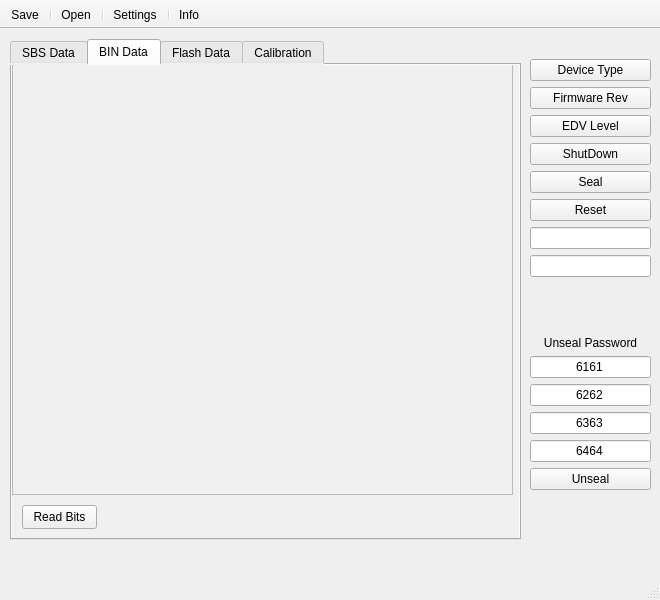
<?xml version="1.0" encoding="UTF-8"?>
<ui version="4.0">
 <class>MainWindow</class>
 <widget class="QMainWindow" name="MainWindow">
  <property name="geometry">
   <rect>
    <x>0</x>
    <y>0</y>
    <width>660</width>
    <height>600</height>
   </rect>
  </property>
  <property name="sizePolicy">
   <sizepolicy hsizetype="Maximum" vsizetype="Maximum">
    <horstretch>0</horstretch>
    <verstretch>0</verstretch>
   </sizepolicy>
  </property>
  <property name="minimumSize">
   <size>
    <width>660</width>
    <height>600</height>
   </size>
  </property>
  <property name="maximumSize">
   <size>
    <width>660</width>
    <height>600</height>
   </size>
  </property>
  <property name="windowTitle">
   <string>MainWindow</string>
  </property>
  <property name="autoFillBackground">
   <bool>false</bool>
  </property>
  <widget class="QWidget" name="centralwidget">
   <widget class="QTabWidget" name="tabWidget">
    <property name="geometry">
     <rect>
      <x>10</x>
      <y>10</y>
      <width>511</width>
      <height>501</height>
     </rect>
    </property>
    <property name="sizePolicy">
     <sizepolicy hsizetype="Maximum" vsizetype="Maximum">
      <horstretch>0</horstretch>
      <verstretch>0</verstretch>
     </sizepolicy>
    </property>
    <property name="palette">
     <palette>
      <active>
       <colorrole role="Button">
        <brush brushstyle="SolidPattern">
         <color alpha="255">
          <red>240</red>
          <green>240</green>
          <blue>240</blue>
         </color>
        </brush>
       </colorrole>
       <colorrole role="Base">
        <brush brushstyle="SolidPattern">
         <color alpha="255">
          <red>240</red>
          <green>240</green>
          <blue>240</blue>
         </color>
        </brush>
       </colorrole>
       <colorrole role="Window">
        <brush brushstyle="SolidPattern">
         <color alpha="255">
          <red>240</red>
          <green>240</green>
          <blue>240</blue>
         </color>
        </brush>
       </colorrole>
       <colorrole role="Highlight">
        <brush brushstyle="SolidPattern">
         <color alpha="255">
          <red>0</red>
          <green>255</green>
          <blue>127</blue>
         </color>
        </brush>
       </colorrole>
      </active>
      <inactive>
       <colorrole role="Button">
        <brush brushstyle="SolidPattern">
         <color alpha="255">
          <red>240</red>
          <green>240</green>
          <blue>240</blue>
         </color>
        </brush>
       </colorrole>
       <colorrole role="Base">
        <brush brushstyle="SolidPattern">
         <color alpha="255">
          <red>240</red>
          <green>240</green>
          <blue>240</blue>
         </color>
        </brush>
       </colorrole>
       <colorrole role="Window">
        <brush brushstyle="SolidPattern">
         <color alpha="255">
          <red>240</red>
          <green>240</green>
          <blue>240</blue>
         </color>
        </brush>
       </colorrole>
       <colorrole role="Highlight">
        <brush brushstyle="SolidPattern">
         <color alpha="255">
          <red>0</red>
          <green>255</green>
          <blue>127</blue>
         </color>
        </brush>
       </colorrole>
      </inactive>
      <disabled>
       <colorrole role="Button">
        <brush brushstyle="SolidPattern">
         <color alpha="255">
          <red>240</red>
          <green>240</green>
          <blue>240</blue>
         </color>
        </brush>
       </colorrole>
       <colorrole role="Base">
        <brush brushstyle="SolidPattern">
         <color alpha="255">
          <red>240</red>
          <green>240</green>
          <blue>240</blue>
         </color>
        </brush>
       </colorrole>
       <colorrole role="Window">
        <brush brushstyle="SolidPattern">
         <color alpha="255">
          <red>240</red>
          <green>240</green>
          <blue>240</blue>
         </color>
        </brush>
       </colorrole>
       <colorrole role="Highlight">
        <brush brushstyle="SolidPattern">
         <color alpha="255">
          <red>0</red>
          <green>255</green>
          <blue>127</blue>
         </color>
        </brush>
       </colorrole>
      </disabled>
     </palette>
    </property>
    <property name="styleSheet">
     <string notr="true">selection-background-color: rgb(0, 255, 127);
background-color: rgb(240, 240, 240);</string>
    </property>
    <property name="currentIndex">
     <number>1</number>
    </property>
    <widget class="QWidget" name="tab_1">
     <attribute name="title">
      <string>SBS Data</string>
     </attribute>
     <widget class="QTableWidget" name="tableWidget_2">
      <property name="geometry">
       <rect>
        <x>0</x>
        <y>0</y>
        <width>501</width>
        <height>431</height>
       </rect>
      </property>
      <property name="frameShape">
       <enum>QFrame::WinPanel</enum>
      </property>
     </widget>
     <widget class="QPushButton" name="readSMB">
      <property name="geometry">
       <rect>
        <x>10</x>
        <y>440</y>
        <width>91</width>
        <height>24</height>
       </rect>
      </property>
      <property name="text">
       <string>Read Data</string>
      </property>
      <property name="icon">
       <iconset theme=":/icons/datadownload.ico">
        <normaloff>.</normaloff>.</iconset>
      </property>
     </widget>
    </widget>
    <widget class="QWidget" name="tab_2">
     <attribute name="title">
      <string>BIN Data</string>
     </attribute>
     <widget class="QScrollArea" name="scrollArea">
      <property name="geometry">
       <rect>
        <x>0</x>
        <y>-1</y>
        <width>501</width>
        <height>431</height>
       </rect>
      </property>
      <property name="verticalScrollBarPolicy">
       <enum>Qt::ScrollBarAsNeeded</enum>
      </property>
      <property name="sizeAdjustPolicy">
       <enum>QAbstractScrollArea::AdjustIgnored</enum>
      </property>
      <property name="widgetResizable">
       <bool>true</bool>
      </property>
      <widget class="QWidget" name="scrollAreaWidgetContents_2">
       <property name="geometry">
        <rect>
         <x>0</x>
         <y>0</y>
         <width>499</width>
         <height>429</height>
        </rect>
       </property>
       <widget class="QWidget" name="verticalLayoutWidget_2">
        <property name="geometry">
         <rect>
          <x>9</x>
          <y>9</y>
          <width>481</width>
          <height>411</height>
         </rect>
        </property>
        <layout class="QVBoxLayout" name="verticalLayout_2"/>
       </widget>
      </widget>
     </widget>
     <widget class="QPushButton" name="readBits">
      <property name="geometry">
       <rect>
        <x>10</x>
        <y>440</y>
        <width>75</width>
        <height>24</height>
       </rect>
      </property>
      <property name="text">
       <string>Read Bits</string>
      </property>
     </widget>
    </widget>
    <widget class="QWidget" name="tab_3">
     <attribute name="title">
      <string>Flash Data</string>
     </attribute>
     <widget class="QTableWidget" name="tableWidget">
      <property name="geometry">
       <rect>
        <x>0</x>
        <y>0</y>
        <width>501</width>
        <height>431</height>
       </rect>
      </property>
      <property name="sizePolicy">
       <sizepolicy hsizetype="Maximum" vsizetype="Maximum">
        <horstretch>0</horstretch>
        <verstretch>0</verstretch>
       </sizepolicy>
      </property>
      <property name="frameShape">
       <enum>QFrame::WinPanel</enum>
      </property>
      <property name="frameShadow">
       <enum>QFrame::Sunken</enum>
      </property>
      <property name="autoScroll">
       <bool>false</bool>
      </property>
      <property name="editTriggers">
       <set>QAbstractItemView::DoubleClicked</set>
      </property>
      <property name="tabKeyNavigation">
       <bool>false</bool>
      </property>
      <property name="showDropIndicator" stdset="0">
       <bool>false</bool>
      </property>
      <property name="dragDropOverwriteMode">
       <bool>false</bool>
      </property>
      <property name="textElideMode">
       <enum>Qt::ElideMiddle</enum>
      </property>
      <property name="showGrid">
       <bool>true</bool>
      </property>
      <property name="gridStyle">
       <enum>Qt::SolidLine</enum>
      </property>
      <property name="cornerButtonEnabled">
       <bool>false</bool>
      </property>
      <attribute name="verticalHeaderVisible">
       <bool>false</bool>
      </attribute>
     </widget>
     <widget class="QWidget" name="horizontalLayoutWidget">
      <property name="geometry">
       <rect>
        <x>10</x>
        <y>440</y>
        <width>191</width>
        <height>31</height>
       </rect>
      </property>
      <layout class="QHBoxLayout" name="horizontalLayout">
       <item>
        <widget class="QPushButton" name="readFlash">
         <property name="text">
          <string>Read Flash</string>
         </property>
         <property name="icon">
          <iconset theme=":/icons/datadownload.ico">
           <normaloff>.</normaloff>.</iconset>
         </property>
        </widget>
       </item>
       <item>
        <widget class="QPushButton" name="writeFlash">
         <property name="text">
          <string>Write Flash</string>
         </property>
         <property name="icon">
          <iconset theme=":/icons/dataupload.ico">
           <normaloff>.</normaloff>.</iconset>
         </property>
        </widget>
       </item>
      </layout>
     </widget>
    </widget>
    <widget class="QWidget" name="tab_4">
     <attribute name="title">
      <string>Calibration</string>
     </attribute>
     <widget class="QWidget" name="verticalLayoutWidget">
      <property name="geometry">
       <rect>
        <x>11</x>
        <y>10</y>
        <width>492</width>
        <height>451</height>
       </rect>
      </property>
      <layout class="QVBoxLayout" name="verticalLayout">
       <item>
        <spacer name="verticalSpacer_3">
         <property name="orientation">
          <enum>Qt::Vertical</enum>
         </property>
         <property name="sizeHint" stdset="0">
          <size>
           <width>20</width>
           <height>40</height>
          </size>
         </property>
        </spacer>
       </item>
       <item>
        <widget class="QGroupBox" name="groupBox_3">
         <property name="sizePolicy">
          <sizepolicy hsizetype="Minimum" vsizetype="Maximum">
           <horstretch>0</horstretch>
           <verstretch>0</verstretch>
          </sizepolicy>
         </property>
         <property name="minimumSize">
          <size>
           <width>490</width>
           <height>100</height>
          </size>
         </property>
         <property name="font">
          <font>
           <bold>false</bold>
          </font>
         </property>
         <property name="title">
          <string>Temperature Calibration</string>
         </property>
         <property name="alignment">
          <set>Qt::AlignLeading|Qt::AlignLeft|Qt::AlignVCenter</set>
         </property>
         <property name="flat">
          <bool>false</bool>
         </property>
         <property name="checkable">
          <bool>false</bool>
         </property>
         <widget class="QWidget" name="gridLayoutWidget_3">
          <property name="geometry">
           <rect>
            <x>10</x>
            <y>20</y>
            <width>471</width>
            <height>72</height>
           </rect>
          </property>
          <layout class="QGridLayout" name="gridLayout_3">
           <property name="sizeConstraint">
            <enum>QLayout::SetDefaultConstraint</enum>
           </property>
           <item row="1" column="7">
            <widget class="QPushButton" name="writeTemperature">
             <property name="text">
              <string>Write</string>
             </property>
            </widget>
           </item>
           <item row="1" column="2">
            <widget class="QLabel" name="label_12">
             <property name="minimumSize">
              <size>
               <width>19</width>
               <height>0</height>
              </size>
             </property>
             <property name="text">
              <string>°C</string>
             </property>
            </widget>
           </item>
           <item row="1" column="1">
            <widget class="QLineEdit" name="lineMeasuredTemperature">
             <property name="maximumSize">
              <size>
               <width>16777215</width>
               <height>16777215</height>
              </size>
             </property>
             <property name="baseSize">
              <size>
               <width>100</width>
               <height>0</height>
              </size>
             </property>
             <property name="styleSheet">
              <string notr="true">background-color: rgb(255, 255, 255);</string>
             </property>
             <property name="text">
              <string/>
             </property>
             <property name="alignment">
              <set>Qt::AlignCenter</set>
             </property>
            </widget>
           </item>
           <item row="0" column="4">
            <widget class="QLabel" name="label_13">
             <property name="text">
              <string>Enter actual
temperature</string>
             </property>
             <property name="alignment">
              <set>Qt::AlignBottom|Qt::AlignHCenter</set>
             </property>
            </widget>
           </item>
           <item row="1" column="4">
            <widget class="QLineEdit" name="lineActualTemperature">
             <property name="styleSheet">
              <string notr="true">background-color: rgb(255, 255, 255);</string>
             </property>
             <property name="alignment">
              <set>Qt::AlignCenter</set>
             </property>
            </widget>
           </item>
           <item row="1" column="6">
            <spacer name="horizontalSpacer_6">
             <property name="orientation">
              <enum>Qt::Horizontal</enum>
             </property>
             <property name="sizeHint" stdset="0">
              <size>
               <width>40</width>
               <height>20</height>
              </size>
             </property>
            </spacer>
           </item>
           <item row="0" column="1">
            <widget class="QLabel" name="label_15">
             <property name="text">
              <string>Measured
 temperature</string>
             </property>
             <property name="alignment">
              <set>Qt::AlignBottom|Qt::AlignHCenter</set>
             </property>
            </widget>
           </item>
           <item row="1" column="5">
            <widget class="QLabel" name="label_14">
             <property name="minimumSize">
              <size>
               <width>19</width>
               <height>0</height>
              </size>
             </property>
             <property name="text">
              <string>°C</string>
             </property>
            </widget>
           </item>
           <item row="1" column="3">
            <spacer name="horizontalSpacer_5">
             <property name="orientation">
              <enum>Qt::Horizontal</enum>
             </property>
             <property name="sizeHint" stdset="0">
              <size>
               <width>40</width>
               <height>20</height>
              </size>
             </property>
            </spacer>
           </item>
           <item row="1" column="0">
            <spacer name="horizontalSpacer_7">
             <property name="orientation">
              <enum>Qt::Horizontal</enum>
             </property>
             <property name="sizeHint" stdset="0">
              <size>
               <width>125</width>
               <height>20</height>
              </size>
             </property>
            </spacer>
           </item>
          </layout>
         </widget>
        </widget>
       </item>
       <item>
        <spacer name="verticalSpacer_7">
         <property name="orientation">
          <enum>Qt::Vertical</enum>
         </property>
         <property name="sizeHint" stdset="0">
          <size>
           <width>20</width>
           <height>40</height>
          </size>
         </property>
        </spacer>
       </item>
       <item>
        <widget class="QGroupBox" name="groupBox_2">
         <property name="sizePolicy">
          <sizepolicy hsizetype="Minimum" vsizetype="Maximum">
           <horstretch>0</horstretch>
           <verstretch>0</verstretch>
          </sizepolicy>
         </property>
         <property name="minimumSize">
          <size>
           <width>490</width>
           <height>100</height>
          </size>
         </property>
         <property name="font">
          <font>
           <bold>false</bold>
          </font>
         </property>
         <property name="title">
          <string>Voltage Calibration</string>
         </property>
         <property name="alignment">
          <set>Qt::AlignLeading|Qt::AlignLeft|Qt::AlignVCenter</set>
         </property>
         <property name="flat">
          <bool>false</bool>
         </property>
         <property name="checkable">
          <bool>false</bool>
         </property>
         <widget class="QWidget" name="gridLayoutWidget_2">
          <property name="geometry">
           <rect>
            <x>10</x>
            <y>20</y>
            <width>471</width>
            <height>72</height>
           </rect>
          </property>
          <layout class="QGridLayout" name="gridLayout_2">
           <property name="sizeConstraint">
            <enum>QLayout::SetDefaultConstraint</enum>
           </property>
           <item row="0" column="1">
            <widget class="QLabel" name="label_10">
             <property name="text">
              <string>Measured voltage</string>
             </property>
             <property name="alignment">
              <set>Qt::AlignBottom|Qt::AlignHCenter</set>
             </property>
            </widget>
           </item>
           <item row="1" column="1">
            <widget class="QLineEdit" name="lineMeasuredVoltage">
             <property name="styleSheet">
              <string notr="true">background-color: rgb(255, 255, 255);</string>
             </property>
             <property name="alignment">
              <set>Qt::AlignCenter</set>
             </property>
            </widget>
           </item>
           <item row="1" column="4">
            <widget class="QLineEdit" name="lineActualVoltage">
             <property name="styleSheet">
              <string notr="true">background-color: rgb(255, 255, 255);</string>
             </property>
             <property name="alignment">
              <set>Qt::AlignCenter</set>
             </property>
            </widget>
           </item>
           <item row="1" column="7">
            <widget class="QPushButton" name="writeVoltage">
             <property name="text">
              <string>Write</string>
             </property>
            </widget>
           </item>
           <item row="1" column="3">
            <spacer name="horizontalSpacer_3">
             <property name="orientation">
              <enum>Qt::Horizontal</enum>
             </property>
             <property name="sizeHint" stdset="0">
              <size>
               <width>40</width>
               <height>20</height>
              </size>
             </property>
            </spacer>
           </item>
           <item row="1" column="2">
            <widget class="QLabel" name="label_7">
             <property name="minimumSize">
              <size>
               <width>19</width>
               <height>0</height>
              </size>
             </property>
             <property name="text">
              <string>mV</string>
             </property>
            </widget>
           </item>
           <item row="1" column="6">
            <spacer name="horizontalSpacer_4">
             <property name="orientation">
              <enum>Qt::Horizontal</enum>
             </property>
             <property name="sizeHint" stdset="0">
              <size>
               <width>40</width>
               <height>20</height>
              </size>
             </property>
            </spacer>
           </item>
           <item row="1" column="5">
            <widget class="QLabel" name="label_9">
             <property name="minimumSize">
              <size>
               <width>19</width>
               <height>0</height>
              </size>
             </property>
             <property name="text">
              <string>mV</string>
             </property>
            </widget>
           </item>
           <item row="0" column="4">
            <widget class="QLabel" name="label_8">
             <property name="text">
              <string>Enter actual voltage</string>
             </property>
             <property name="alignment">
              <set>Qt::AlignBottom|Qt::AlignHCenter</set>
             </property>
            </widget>
           </item>
           <item row="1" column="0">
            <widget class="QLabel" name="label_11">
             <property name="text">
              <string>and no current
is flowing</string>
             </property>
             <property name="alignment">
              <set>Qt::AlignLeading|Qt::AlignLeft|Qt::AlignTop</set>
             </property>
            </widget>
           </item>
           <item row="0" column="0">
            <widget class="QLabel" name="label_17">
             <property name="text">
              <string>Insure that battery
voltage is stable</string>
             </property>
             <property name="alignment">
              <set>Qt::AlignBottom|Qt::AlignLeading|Qt::AlignLeft</set>
             </property>
            </widget>
           </item>
          </layout>
         </widget>
        </widget>
       </item>
       <item>
        <spacer name="verticalSpacer_6">
         <property name="orientation">
          <enum>Qt::Vertical</enum>
         </property>
         <property name="sizeHint" stdset="0">
          <size>
           <width>20</width>
           <height>40</height>
          </size>
         </property>
        </spacer>
       </item>
       <item>
        <widget class="QGroupBox" name="groupBox">
         <property name="sizePolicy">
          <sizepolicy hsizetype="Minimum" vsizetype="Maximum">
           <horstretch>0</horstretch>
           <verstretch>0</verstretch>
          </sizepolicy>
         </property>
         <property name="minimumSize">
          <size>
           <width>490</width>
           <height>100</height>
          </size>
         </property>
         <property name="font">
          <font>
           <bold>false</bold>
          </font>
         </property>
         <property name="title">
          <string>Current Calibration</string>
         </property>
         <property name="alignment">
          <set>Qt::AlignLeading|Qt::AlignLeft|Qt::AlignVCenter</set>
         </property>
         <property name="flat">
          <bool>false</bool>
         </property>
         <property name="checkable">
          <bool>false</bool>
         </property>
         <widget class="QWidget" name="gridLayoutWidget">
          <property name="geometry">
           <rect>
            <x>10</x>
            <y>20</y>
            <width>471</width>
            <height>72</height>
           </rect>
          </property>
          <layout class="QGridLayout" name="gridLayout">
           <property name="sizeConstraint">
            <enum>QLayout::SetDefaultConstraint</enum>
           </property>
           <item row="1" column="2">
            <widget class="QLabel" name="label_5">
             <property name="text">
              <string>mA</string>
             </property>
            </widget>
           </item>
           <item row="1" column="1">
            <widget class="QLineEdit" name="lineMeasuredCurrent">
             <property name="styleSheet">
              <string notr="true">background-color: rgb(255, 255, 255);</string>
             </property>
             <property name="alignment">
              <set>Qt::AlignCenter</set>
             </property>
            </widget>
           </item>
           <item row="0" column="4">
            <widget class="QLabel" name="label_4">
             <property name="text">
              <string>Enter actual current
(as negative)</string>
             </property>
             <property name="alignment">
              <set>Qt::AlignBottom|Qt::AlignHCenter</set>
             </property>
            </widget>
           </item>
           <item row="1" column="4">
            <widget class="QLineEdit" name="lineActualCurrent">
             <property name="styleSheet">
              <string notr="true">background-color: rgb(255, 255, 255);</string>
             </property>
             <property name="alignment">
              <set>Qt::AlignCenter</set>
             </property>
            </widget>
           </item>
           <item row="1" column="5">
            <widget class="QLabel" name="label_6">
             <property name="text">
              <string>mA</string>
             </property>
            </widget>
           </item>
           <item row="0" column="1">
            <widget class="QLabel" name="label_3">
             <property name="text">
              <string>Measured current</string>
             </property>
             <property name="alignment">
              <set>Qt::AlignBottom|Qt::AlignHCenter</set>
             </property>
            </widget>
           </item>
           <item row="1" column="3">
            <spacer name="horizontalSpacer">
             <property name="orientation">
              <enum>Qt::Horizontal</enum>
             </property>
             <property name="sizeHint" stdset="0">
              <size>
               <width>40</width>
               <height>20</height>
              </size>
             </property>
            </spacer>
           </item>
           <item row="1" column="7">
            <widget class="QPushButton" name="writeCurrent">
             <property name="text">
              <string>Write</string>
             </property>
            </widget>
           </item>
           <item row="1" column="0">
            <widget class="QLabel" name="label_2">
             <property name="font">
              <font>
               <bold>false</bold>
               <kerning>true</kerning>
              </font>
             </property>
             <property name="inputMethodHints">
              <set>Qt::ImhMultiLine</set>
             </property>
             <property name="text">
              <string>Apply 1-2 Ampere
discharge load</string>
             </property>
             <property name="alignment">
              <set>Qt::AlignCenter</set>
             </property>
            </widget>
           </item>
           <item row="1" column="6">
            <spacer name="horizontalSpacer_2">
             <property name="orientation">
              <enum>Qt::Horizontal</enum>
             </property>
             <property name="sizeHint" stdset="0">
              <size>
               <width>40</width>
               <height>20</height>
              </size>
             </property>
            </spacer>
           </item>
          </layout>
         </widget>
        </widget>
       </item>
       <item>
        <spacer name="verticalSpacer_4">
         <property name="orientation">
          <enum>Qt::Vertical</enum>
         </property>
         <property name="sizeHint" stdset="0">
          <size>
           <width>20</width>
           <height>40</height>
          </size>
         </property>
        </spacer>
       </item>
       <item>
        <spacer name="verticalSpacer_2">
         <property name="orientation">
          <enum>Qt::Vertical</enum>
         </property>
         <property name="sizeHint" stdset="0">
          <size>
           <width>20</width>
           <height>40</height>
          </size>
         </property>
        </spacer>
       </item>
       <item>
        <spacer name="verticalSpacer_5">
         <property name="orientation">
          <enum>Qt::Vertical</enum>
         </property>
         <property name="sizeHint" stdset="0">
          <size>
           <width>20</width>
           <height>40</height>
          </size>
         </property>
        </spacer>
       </item>
      </layout>
     </widget>
    </widget>
   </widget>
   <widget class="QWidget" name="verticalLayoutWidget_3">
    <property name="geometry">
     <rect>
      <x>530</x>
      <y>30</y>
      <width>121</width>
      <height>431</height>
     </rect>
    </property>
    <layout class="QVBoxLayout" name="verticalLayout_3">
     <item>
      <widget class="QPushButton" name="DeviceType">
       <property name="text">
        <string>Device Type</string>
       </property>
      </widget>
     </item>
     <item>
      <widget class="QPushButton" name="FirmwareRev">
       <property name="text">
        <string>Firmware Rev</string>
       </property>
      </widget>
     </item>
     <item>
      <widget class="QPushButton" name="EDVLevel">
       <property name="text">
        <string>EDV Level</string>
       </property>
      </widget>
     </item>
     <item>
      <widget class="QPushButton" name="Shutdown">
       <property name="text">
        <string>ShutDown</string>
       </property>
      </widget>
     </item>
     <item>
      <widget class="QPushButton" name="Seal">
       <property name="text">
        <string>Seal</string>
       </property>
      </widget>
     </item>
     <item>
      <widget class="QPushButton" name="Reset">
       <property name="text">
        <string>Reset</string>
       </property>
      </widget>
     </item>
     <item>
      <widget class="QLineEdit" name="CommandID"/>
     </item>
     <item>
      <widget class="QLineEdit" name="Details"/>
     </item>
     <item>
      <spacer name="verticalSpacer">
       <property name="orientation">
        <enum>Qt::Vertical</enum>
       </property>
       <property name="sizeHint" stdset="0">
        <size>
         <width>20</width>
         <height>40</height>
        </size>
       </property>
      </spacer>
     </item>
     <item>
      <widget class="QLabel" name="label">
       <property name="text">
        <string>Unseal Password</string>
       </property>
       <property name="alignment">
        <set>Qt::AlignCenter</set>
       </property>
      </widget>
     </item>
     <item>
      <widget class="QLineEdit" name="UnsealPass1">
       <property name="text">
        <string>6161</string>
       </property>
       <property name="alignment">
        <set>Qt::AlignCenter</set>
       </property>
      </widget>
     </item>
     <item>
      <widget class="QLineEdit" name="UnsealPass2">
       <property name="text">
        <string>6262</string>
       </property>
       <property name="alignment">
        <set>Qt::AlignCenter</set>
       </property>
      </widget>
     </item>
     <item>
      <widget class="QLineEdit" name="UnsealPass3">
       <property name="text">
        <string>6363</string>
       </property>
       <property name="alignment">
        <set>Qt::AlignCenter</set>
       </property>
      </widget>
     </item>
     <item>
      <widget class="QLineEdit" name="UnsealPass4">
       <property name="text">
        <string>6464</string>
       </property>
       <property name="alignment">
        <set>Qt::AlignCenter</set>
       </property>
      </widget>
     </item>
     <item>
      <widget class="QPushButton" name="Unseal">
       <property name="text">
        <string>Unseal</string>
       </property>
      </widget>
     </item>
    </layout>
   </widget>
  </widget>
  <widget class="QStatusBar" name="statusbar">
   <property name="acceptDrops">
    <bool>true</bool>
   </property>
  </widget>
  <widget class="QToolBar" name="toolBar">
   <property name="windowTitle">
    <string>toolBar</string>
   </property>
   <property name="movable">
    <bool>false</bool>
   </property>
   <property name="iconSize">
    <size>
     <width>36</width>
     <height>36</height>
    </size>
   </property>
   <property name="toolButtonStyle">
    <enum>Qt::ToolButtonFollowStyle</enum>
   </property>
   <attribute name="toolBarArea">
    <enum>TopToolBarArea</enum>
   </attribute>
   <attribute name="toolBarBreak">
    <bool>false</bool>
   </attribute>
   <addaction name="actionSave"/>
   <addaction name="separator"/>
   <addaction name="actionOpen"/>
   <addaction name="separator"/>
   <addaction name="actionSettings"/>
   <addaction name="separator"/>
   <addaction name="actionInfo"/>
  </widget>
  <action name="actionSave">
   <property name="enabled">
    <bool>true</bool>
   </property>
   <property name="text">
    <string>Save</string>
   </property>
   <property name="toolTip">
    <string>Save to file</string>
   </property>
   <property name="shortcut">
    <string>Ctrl+S</string>
   </property>
  </action>
  <action name="actionOpen">
   <property name="text">
    <string>Open</string>
   </property>
   <property name="toolTip">
    <string>Open file</string>
   </property>
   <property name="shortcut">
    <string>Ctrl+R</string>
   </property>
  </action>
  <action name="actionSettings">
   <property name="text">
    <string>Settings</string>
   </property>
   <property name="toolTip">
    <string>Settings</string>
   </property>
  </action>
  <action name="actionInfo">
   <property name="text">
    <string>Info</string>
   </property>
   <property name="toolTip">
    <string>Info</string>
   </property>
  </action>
 </widget>
 <resources/>
 <connections/>
</ui>
